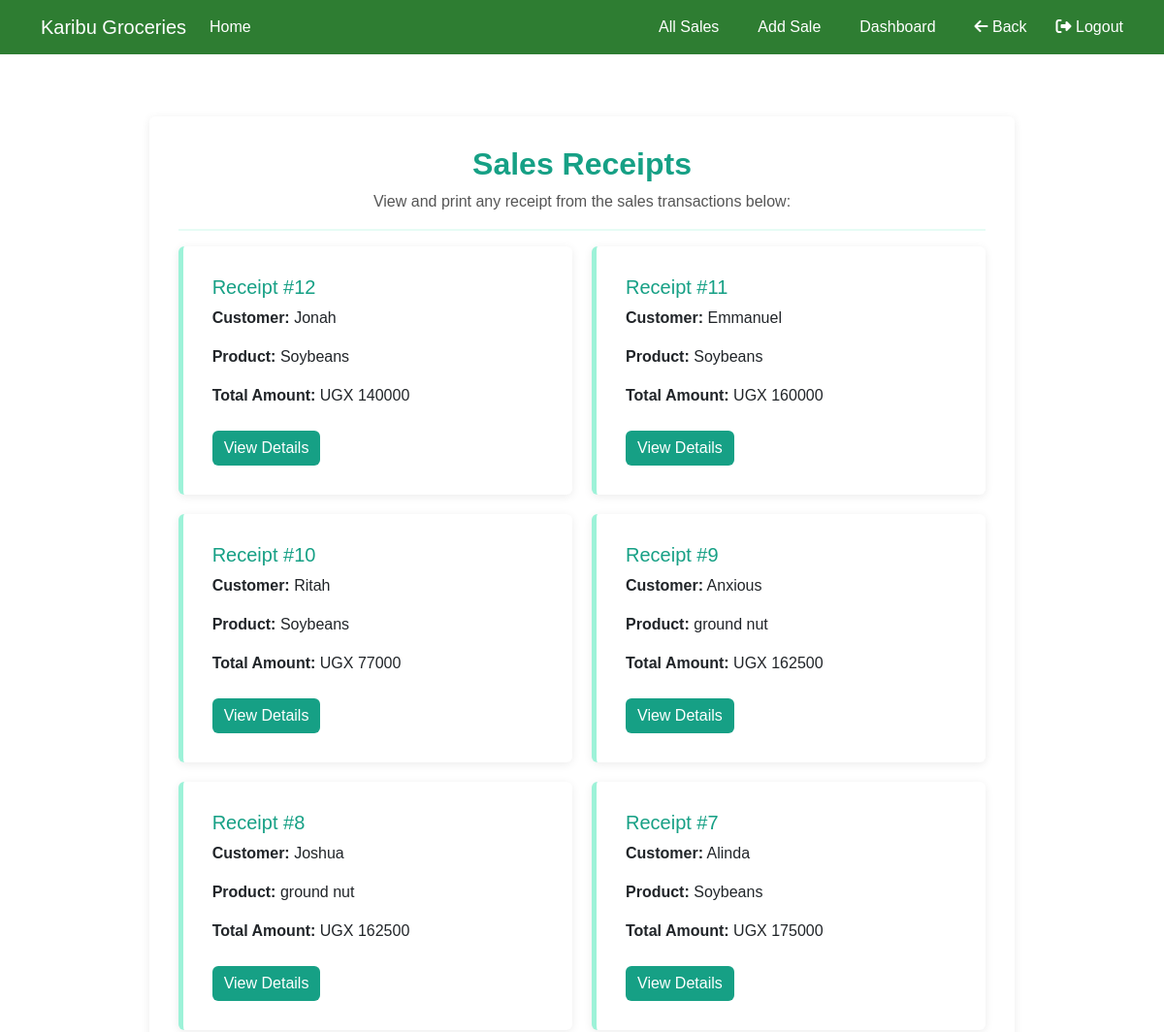
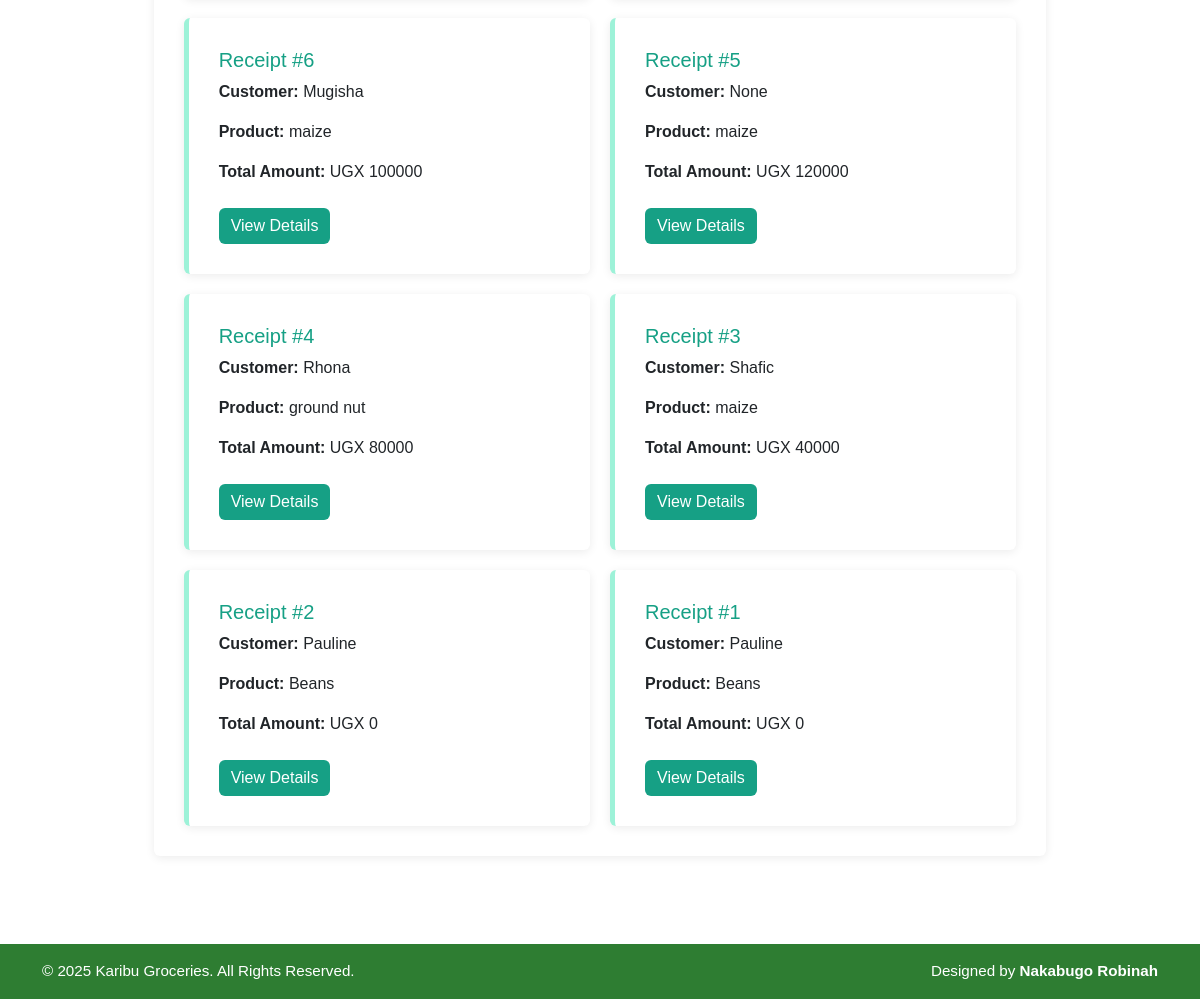
/receipt/ (signed in), run on an earlier commit of the app's database (2 pictures, top to bottom).
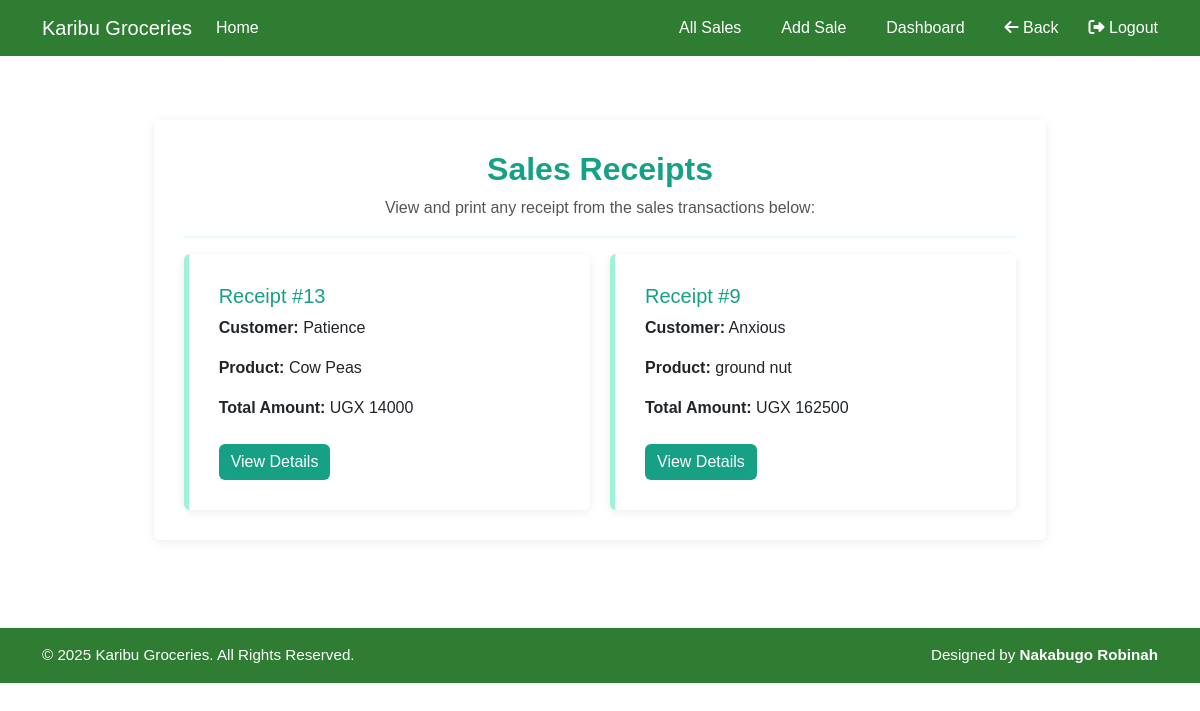
And on a later commit of the database.
### ledger/models.py (models this page shows, shortened)
class Sale(models.Model):
    product_name = models.ForeignKey(Stock, on_delete=models.CASCADE)
    unit_price = models.FloatField(blank=False, null=True, default=0)
    quantity = models.IntegerField(default=0, null=True, blank=False)
    category = models.ForeignKey(Category, on_delete=models.CASCADE, null=True)
    customer_name = models.CharField(max_length=100, blank=True, null=True)
    payment_method = models.CharField(
        max_length=10,
        choices=[("Cash", "Cash"), ("cheque", "Cheque")],
        default="Cash"
    )
    date = models.DateField(auto_now_add=True)
    dispatch_time = models.TimeField(blank=True, null=True)
    salesagent = models.ForeignKey(Userprofile, on_delete=models.SET_NULL, null=True, blank=False)
    amount_received = models.FloatField(blank=False, default=0, null=True)
    branch = models.CharField(max_length=20, choices=[("Maganjo", "Maganjo"), ("Matugga", "Matugga")])
    def get_total(self):
        return int(self.unit_price * self.quantity)

class Stock(models.Model):
    category_name = models.ForeignKey(Category, on_delete=models.CASCADE, null=True, blank=True)
    item_name = models.CharField(max_length=10, null=True, blank=False)
    total_quantity = models.IntegerField(default=0, null=True, blank=False)
    issued_quantity = models.IntegerField(default=0, null=True, blank=False)
    received_quantity = models.IntegerField(default=0, null=True, blank=False)
    type_of_stock = models.CharField(max_length=20)
    cost = models.DecimalField(max_digits=10, decimal_places=2, null=True, blank=False)
    supplier_type = models.CharField(
        max_length=20,
        choices=[
            ("individual", "Individual Dealer"),
            ("company", "Company"),
            ("farm", "KGL Farm")
        ]
    )
    date = models.DateField(auto_now_add=True)
    branch = models.CharField(max_length=20, choices=[("Maganjo", "Maganjo"), ("Matugga", "Matugga")])
    unit_price = models.FloatField(blank=True, default=0, null=True)
    unit_cost = models.FloatField(blank=True, default=0, null=True)

### ledger/views.py (the view)
# urls.py: path('receipt/',views.receipt, name='receipt'),
@login_required
def receipt(request):
    sales = Sale.objects.all().order_by('-id')
    return render(request, 'ledger/receipt.html', {'sales':sales})

### ledger/templates/ledger/receipt.html (shortened to what this page needs)
{% extends 'base.html' %}
{% load static %}
{% block content %}
<div class="receipt-wrapper container">
    <div class="row justify-content-center">
        <div class="col-lg-10">
            <div class="card">
                <div class="card-body">
                    <div class="text-center">
                        <h2><strong>Sales Receipts</strong></h2>
                        <p>View and print any receipt from the sales transactions below:</p>
                        <hr>
                    </div>
                    {% if sales %}
                    <div class="card-grid">
                        {% for sale in sales %}
                        <div class="card receipt-card">
                            <div class="card-body">
                                <h5 class="card-title">Receipt #{{ sale.id }}</h5>
                                <p><strong>Customer:</strong> {{ sale.customer_name }}</p>
                                <p><strong>Product:</strong> {{ sale.product_name.item_name }}</p>
                                <p><strong>Total Amount:</strong> UGX {{ sale.get_total }}</p>
                                <a href="{% url 'receipt_detail' sale.id %}" class="btn btn-info mt-2">View Details</a>
                            </div>
                        </div>
                        {% endfor %}
                    </div>
                    {% else %}
                    <div class="text-center mt-4">
                        <p>No sales receipts available yet.</p>
                    </div>
                    {% endif %}
                </div>
            </div>
        </div>
    </div>
</div>
{% endblock %}

What changed in the data, as far as the page shows it:
removed Sale: id "12", customer_name "Jonah", product_name.item_name "Soybeans", get_total "140000"
removed Sale: id "11", customer_name "Emmanuel", product_name.item_name "Soybeans", get_total "160000"
removed Sale: id "10", customer_name "Ritah", product_name.item_name "Soybeans", get_total "77000"
removed Sale: id "8", customer_name "Joshua", product_name.item_name "ground nut", get_total "162500"
removed Sale: id "7", customer_name "Alinda", product_name.item_name "Soybeans", get_total "175000"
removed Sale: id "6", customer_name "Mugisha", product_name.item_name "maize", get_total "100000"
removed Sale: id "5", customer_name "None", product_name.item_name "maize", get_total "120000"
removed Sale: id "4", customer_name "Rhona", product_name.item_name "ground nut", get_total "80000"
removed Sale: id "3", customer_name "Shafic", product_name.item_name "maize", get_total "40000"
removed Sale: id "2", customer_name "Pauline", product_name.item_name "Beans", get_total "0"
removed Sale: id "1", customer_name "Pauline", product_name.item_name "Beans", get_total "0"
added Sale: id "13", customer_name "Patience", product_name.item_name "Cow Peas", get_total "14000"
